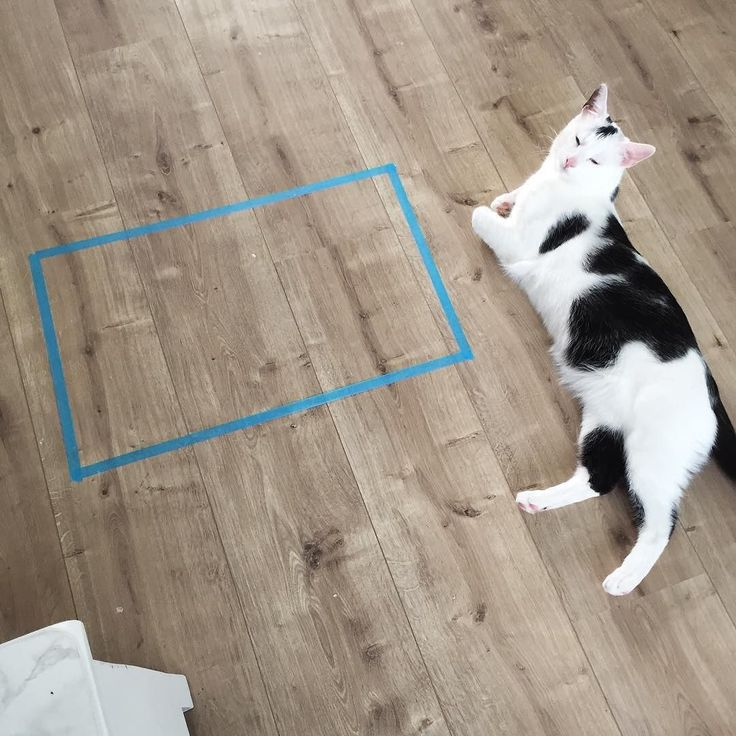
#> input picture assets/square.jpg, 736 x 736 px
$ python hello.py
#> lines starting #> are read from the running program, lines starting #| are printed output that depends on the picture; after the words box and inside, x2 and y2 are one past the last pixel; in counts of white or black regions, pixels touching at a corner belong together
import cv2
import numpy as np

# Load image, convert to hsv, Gaussian blur, adaptive threshold
img = cv2.imread("assets/square.jpg")
#> img is the input picture: shape (736, 736, 3); mean B, G, R 136.8, 149.8, 161.4
original = img.copy()
mask = np.zeros(img.shape, dtype=np.uint8)
blur = cv2.GaussianBlur(img, (3,3), 0)
hsv = cv2.cvtColor(img, cv2.COLOR_BGR2HSV)
#> hsv: shape (736, 736, 3); mean H, S, V 29, 50.2, 164.5

#mask for colors between the range  (60, 100, 20) -> (130, 360, 255)
thresh = cv2.inRange(hsv,(60, 100, 20), (130, 360, 255) )
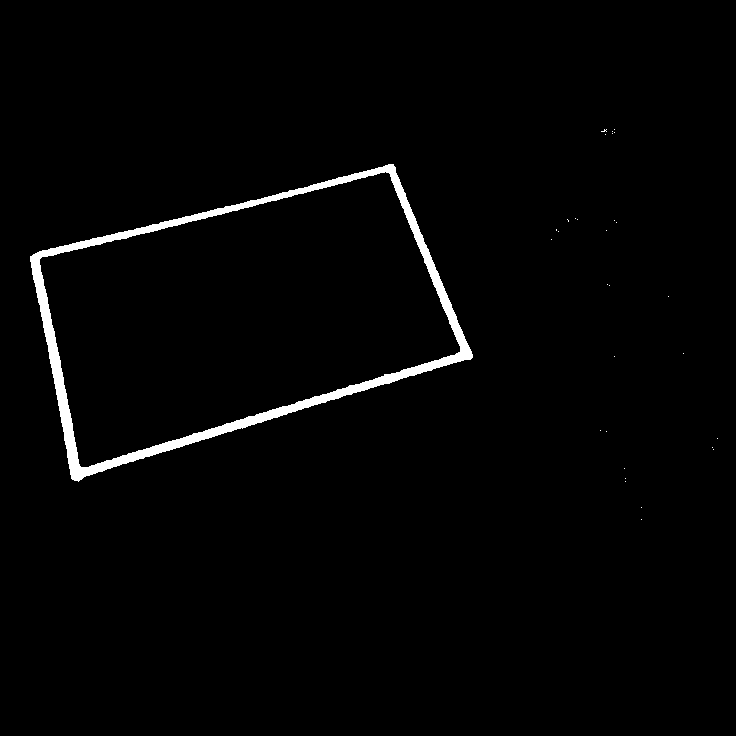
#> thresh: shape (736, 736); 1.8% white; 31 white regions (30 under 20 px), largest, box (x1, y1, x2, y2) and area: (30, 164, 473, 482) 9862

#apply morphology -> removes noise from mask
kernel = cv2.getStructuringElement(cv2.MORPH_RECT, (3,3))
opening = cv2.morphologyEx(thresh, cv2.MORPH_OPEN, kernel, iterations=1)
#> opening: shape (736, 736); 1.8% white; 1 white region

#gets the biggest contour(outline)
contours = cv2.findContours(opening, cv2.RETR_EXTERNAL, cv2.CHAIN_APPROX_SIMPLE)
#> contours = 1 contour; box (x1, y1, x2, y2) and area: (30, 164, 473, 481) 85872
contours = contours[0] if len(contours) == 2 else contours[1]
for c in contours:
    area_thresh = 0
    area = cv2.contourArea(c)
    if area > area_thresh:
        area = area_thresh
        big_contour = c
#> this loop made 1 pass
#> area_thresh on pass 1: 0
#> after the loop, big_contour = contour of 640 points, box (x1, y1, x2, y2) (30, 164, 473, 481), area 85872

#aproximates the contour with a 4 sided polygon
epsilon = 0.1*cv2.arcLength(big_contour,True)
#> epsilon = 131.9
approx = cv2.approxPolyDP(big_contour,epsilon,True)
#> approx = [[393, 164], [30, 256], [71, 478], [470, 359]]
cv2.drawContours(mask, [approx], 0, (255,255,255), 3)
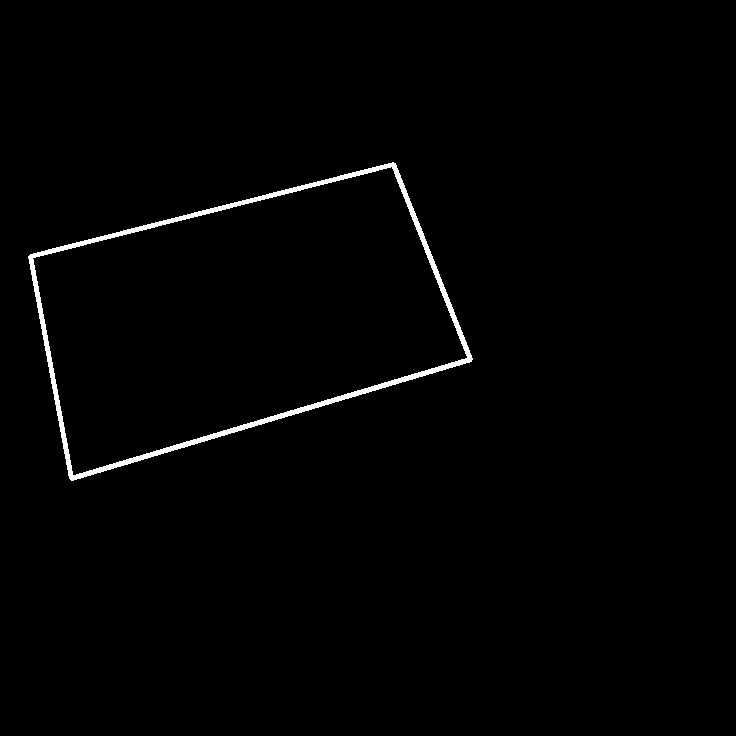
#> mask: shape (736, 736, 3); 1.1% white; 1 white region, box (x1, y1, x2, y2) and area: (28, 162, 473, 481) 6095
cv2.drawContours(img, [approx], 0, (255,255,255), 3)
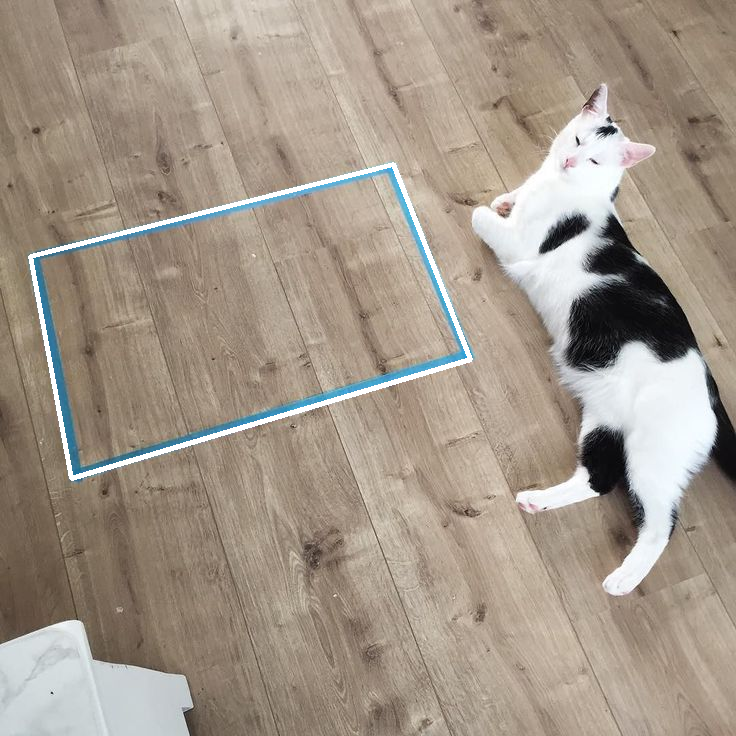
#> img: shape (736, 736, 3); 1.13% of pixels changed, all inside (x1, y1, x2, y2) = (28, 162, 473, 481)

#gets the coordinates of the verticies
mask = cv2.cvtColor(mask, cv2.COLOR_BGR2GRAY)
corners = cv2.goodFeaturesToTrack(mask, maxCorners=4, qualityLevel=0.5, minDistance=150)
#> corners = [[74, 473], [33, 258], [466, 357], [391, 168]]
for corner in corners:
    x,y = corner.ravel()
    cv2.circle(img,(int(x),int(y)),8,(255,120,255),-1)
    cv2.circle(mask,(int(x),int(y)),8,(255,120,255),-1)
    print("({}, {})".format(x,y))
#> this loop made 4 passes
#| (74.0, 473.0)
#| (33.0, 258.0)
#| (466.0, 357.0)
#| (391.0, 168.0)
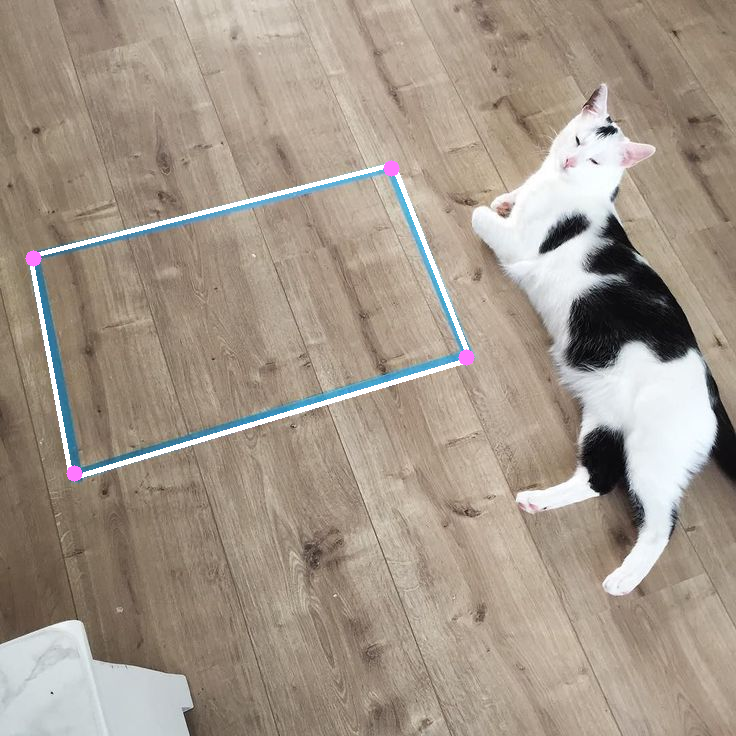
#> img: shape (736, 736, 3); 0.15% of pixels changed, all inside (x1, y1, x2, y2) = (25, 160, 475, 482)
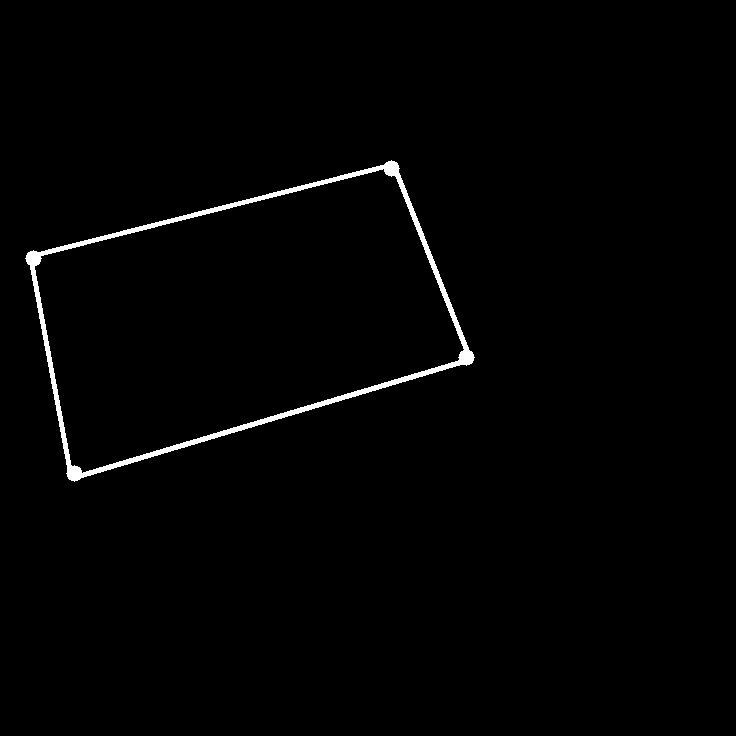
#> mask: shape (736, 736); 1.2% white; 1 white region, box (x1, y1, x2, y2) and area: (25, 160, 475, 482) 6486

#perspective transform -> birds eye view
pts1 = np.float32([corners[1], corners[3],
                    corners[0], corners[2]])
#> pts1 = [[33, 258], [391, 168], [74, 473], [466, 357]]
pts2 = np.float32([[0, 0], [800, 0],
                    [0, 400], [800, 400]])
matrix=cv2.getPerspectiveTransform(pts1,pts2)
#> matrix = [[2.3, -0.438, 37.18], [0.575, 2.29, -608.8], [-7.11e-05, 0.00062, 1]]
result = cv2.warpPerspective(img,matrix,(800,400 ))
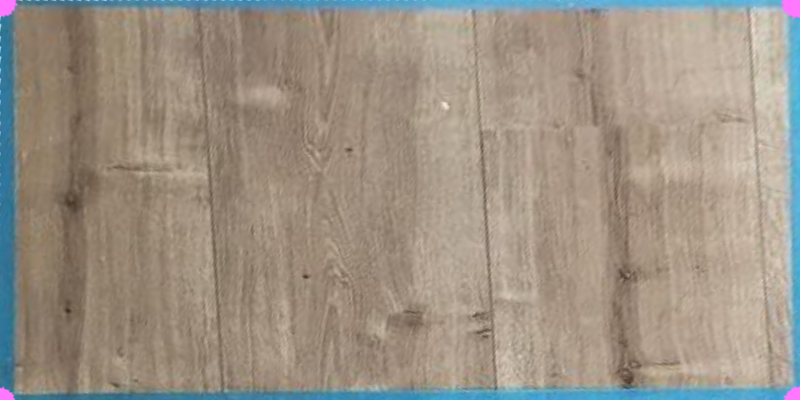
#> result: shape (400, 800, 3); mean B, G, R 132.8, 145.9, 156.6

#show all images
cv2.imshow("tresh", thresh)
cv2.imshow("opening", opening)
cv2.imshow("result", result)
cv2.imshow("image", img)

#close window if you press a key
cv2.waitKey(0)
cv2.destroyAllWindows()
